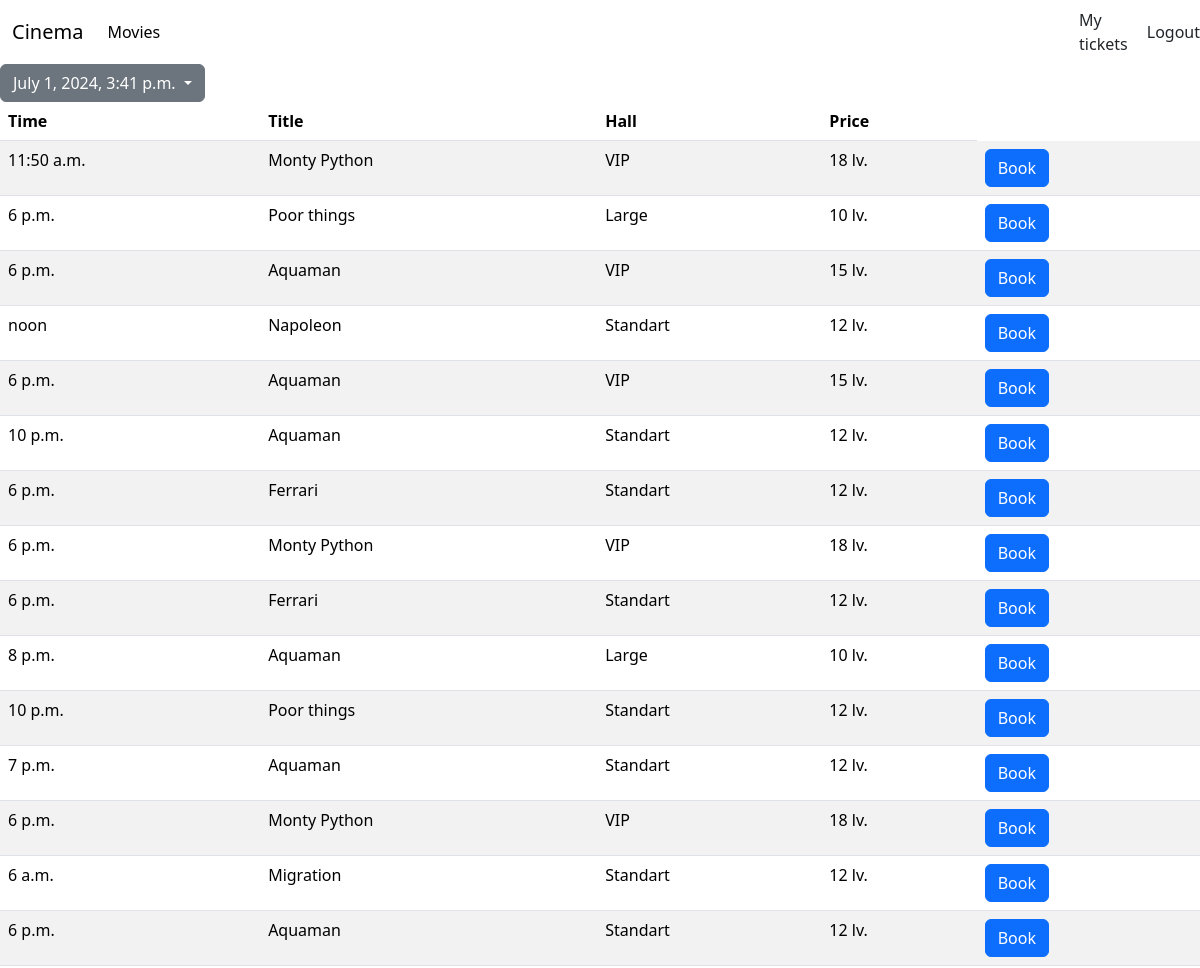
/agenda (signed in, upper part), run on an earlier commit of the app's database.
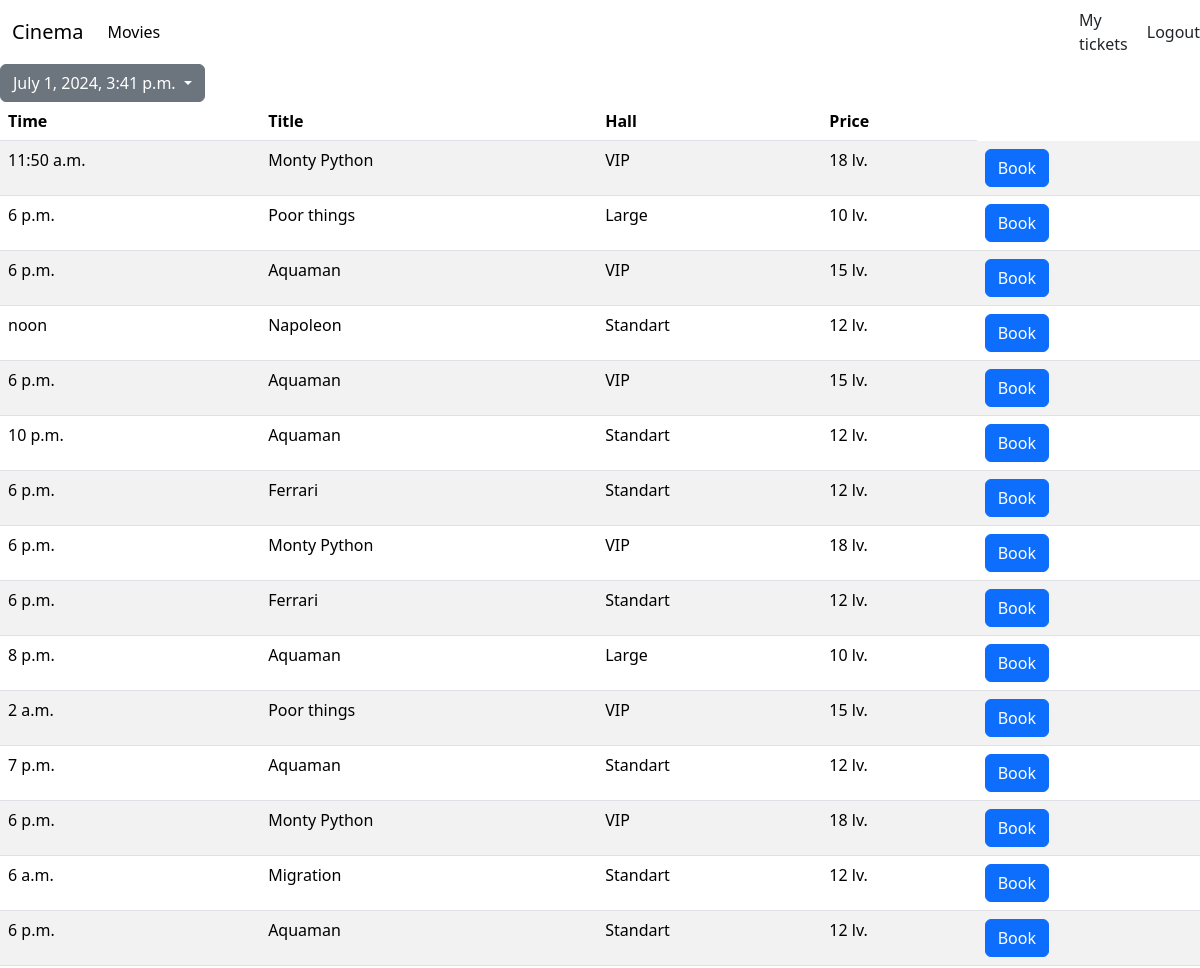
And on a later commit of the database.
### app/models.py (models this page shows, shortened)
class Projection(models.Model):
    start_date = models.DateField(default=now)
    time = models.TimeField(default=now)
    movie = models.ForeignKey(Movie,on_delete=models.SET_NULL,null=True)
    hall = models.ForeignKey(Hall,on_delete=models.SET_NULL,null=True)
    @property
    def price(self):
        if self.hall and self.movie:
            if self.hall.type == "vip":
                return self.movie.price + 5
            if self.hall.type == "std":
                return self.movie.price + 2
            if self.hall.type == "big":
                return self.movie.price
        return 0

class Hall(models.Model):
    name = models.CharField(max_length=10)
    type = models.CharField(max_length=10, choices=[("vip", "VIP"),("std", "standart"),("big", "big")])
    def __str__(self):
        return self.name

class Movie(models.Model):
    name = models.CharField(max_length=200)
    duration = models.IntegerField()
    genre = models.CharField(max_length=50)
    img_url = models.CharField(max_length = 100, default='')
    price = models.IntegerField(default = 10)
    def __str__(self):
        return self.name

### app/views.py (the view)
# urls.py: path("agenda", views.agenda, name="agenda"),
@login_required(login_url="../login")
def agenda(request):
    prj = Projection.objects.all().order_by('start_date')
    dates = prj.values_list('start_date', flat=True).filter(start_date__gte=now().strftime('%Y-%m-%d')).distinct()
    selected_date = now()
    if len(dates) > 0:
        selected_date = dates[0]
        if request.GET.get('date',''):
            selected_date = request.GET.get('date','')
        prj = prj.filter(start_date=selected_date).order_by("time")
        selected_date = prj.first().start_date
    return render (
        request,
        "salesAsistant/agenda.html",
        context={
            "selected_date": selected_date,
            "dates": dates,
            "projections": prj ,
            "is_sales_user": is_sales(request.user)
    })

### app/views.py (called while the page is built)
def is_sales(user):
    return user.groups.filter(name='sales').exists()

### templates/salesAsistant/agenda.html (shortened to what this page needs)
<html>
    <head>
        {% load bootstrap5 %}
        {% bootstrap_css %}
    </head>
    <body>
      {% include 'common/navbar.html'  %}
        <section>
         {% block content %}
         <div class="dropdown">
           <button class="btn btn-secondary dropdown-toggle" type="button" data-bs-toggle="dropdown" aria-expanded="false">
             {{selected_date}}
            </button>
        </div>
         <table class="table table-striped table-hover">
          <thead>
            <tr>
              <th scope="col">Time</th>
              <th scope="col">Title</th>
              <th scope="col">Hall</th>
              <th scope="col">Price</th>
            </tr>
          </thead>
          <tbody>
            {% for projection in projections %}
            <tr>
              <td >{{ projection.time }}</td>
              <td >{{ projection.movie }}</td>
              <td >{{ projection.hall }}</td>
              <td >{{ projection.price }} lv.</td>
              <td >
                <button class="btn btn-primary bookBtn" type="submit" data-id={{projection.id}}>Book</button>
              </td>
            </tr>
            {% endfor %}
            {% endblock %}
          </tbody>
        </table>
        </section>
    </body>
</html>

What changed in the data, as far as the page shows it:
changed Projection (number 11 of 15 on the later page): time "10 p.m." → "2 a.m."; hall "Standart" → "VIP"; price "12" → "15"
